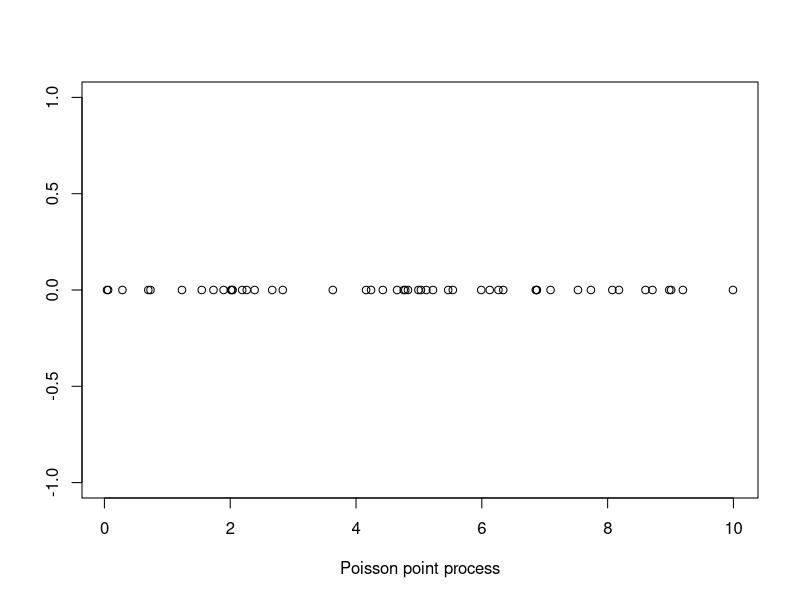
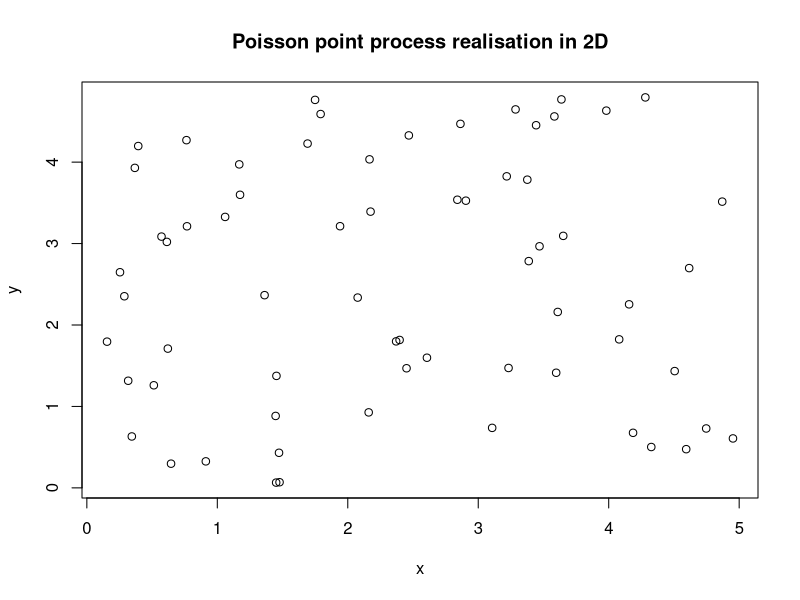
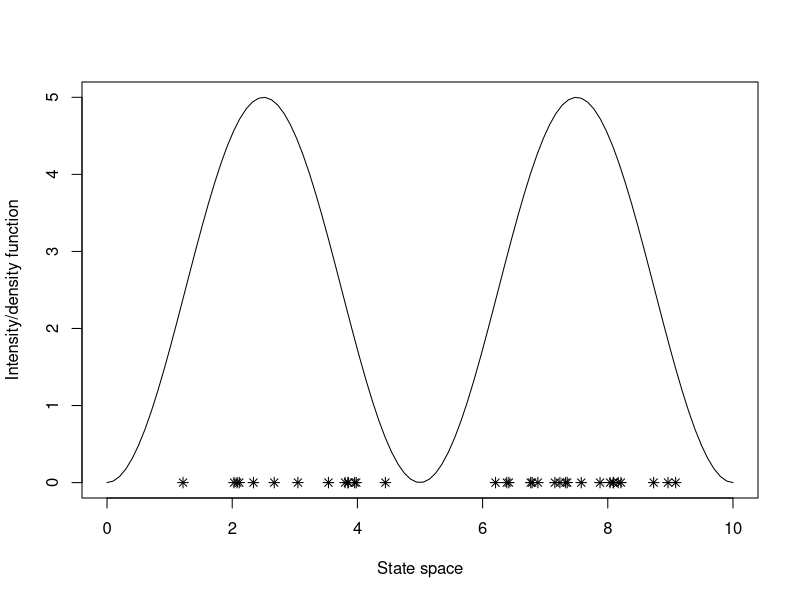
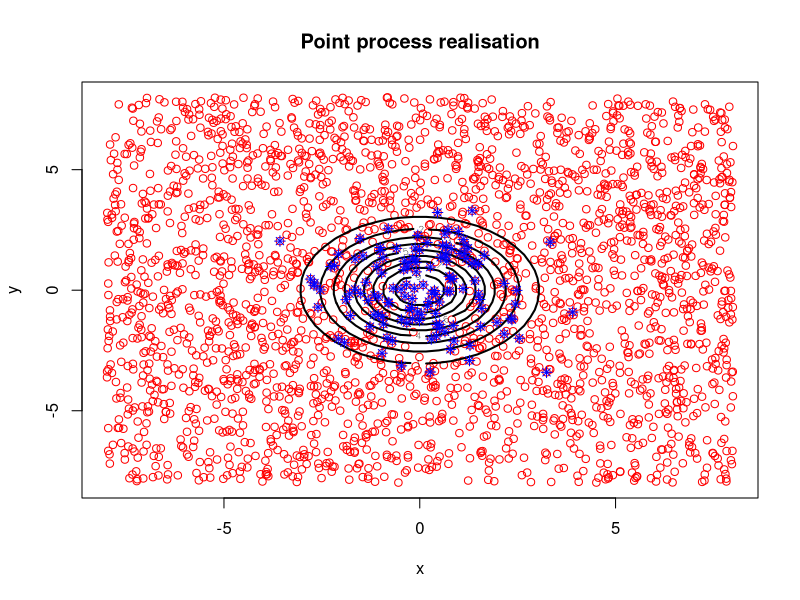

Recreate these plots in R, in order.
######### Homogeneous Poisson Point process simulation

## 1-D Simulation (Ex: specific events in time)

T_tot = 10
lambda = 5
N = rpois(1, lambda*T_tot) # Random number of points

point_pattern = runif(N, min = 0, max = T_tot)

plot(point_pattern, rep(0, N), ylab = "", xlab = "Poisson point process")


## 2-D Simulation (Ex: trees in a forest)

x_max = 5 
y_max = 3
lambda = 5
N = rpois(1, lambda*x_max*y_max) # Random number of points

point_pattern_x = runif(N, min = 0, max = x_max)
point_pattern_y = runif(N, min = 0, max = x_max)

plot(point_pattern_x, point_pattern_y, ylab = "y", xlab = "x", main = "Poisson point process realisation in 2D")

######### Non-homogeneous Poisson Point process simulation

## 1-D Simulation (Ex: Clients arrival in a restaurant at lunch time)

intensity = function(t, T = T_tot, lam = 1){
  return(lam * sin(2*pi*t/T)^2)
}

# Homogeneous process
T_tot = 10
lambda = 5
N = rpois(1, lambda*T_tot) # Random number of points

point_pattern = runif(N, min = 0, max = T_tot)

#Thinning
final_point_pattern = c()
for (t in point_pattern){
  if (runif(1) < intensity(t, T_tot, lam = lambda)/lambda){
    final_point_pattern = c(final_point_pattern, t)
  }
}
x = seq(0, 10, length.out = 100)
plot(x, intensity(x, T_tot, lam = 5), type = 'l', ylab = "Intensity/density function", xlab = "State space")
points(final_point_pattern, rep(0, length(final_point_pattern)), pch = 8)
 

## 2-D Simulation (Ex: impact of darts on a target during a game)

intensity = function(x, y, d_tot = 1, A = 5){
  r = sqrt(x^2 + y^2)
  return(A*exp(-(r^2)/d_tot^2))
}

# Homogeneous process
x_max = 8
y_max = 8
lambda = 10 
N = rpois(1, lambda*x_max*y_max*4) # Random number of points

point_pattern_x = runif(N, min = -x_max, max = x_max)
point_pattern_y = runif(N, min = -y_max, max = x_max)

#Thinning
final_point_pattern_x = c()
final_point_pattern_y = c()

for (i in 1:N){
  if (runif(1) < intensity(point_pattern_x[i], point_pattern_y[i], d_tot = 2, A = lambda)/lambda){
    final_point_pattern_x = c(final_point_pattern_x, point_pattern_x[i])
    final_point_pattern_y = c(final_point_pattern_y, point_pattern_y[i])
  }
}

x = seq(-x_max, x_max, length.out = 50)
y = seq(-y_max, y_max, length.out = 50)

z = outer(x, y, function(x,y) intensity(x, y, d_tot = 2, A = lambda)) # Contour plot of the intensity function


plot(point_pattern_x, point_pattern_y, pch = 1, col ='red', xlab = "x", ylab = "y", main = "Point process realisation")
contour(x, y, z, xlim = c(-x_max, x_max), ylim = c(-y_max, y_max), add = T, lwd =  2)
points(final_point_pattern_x, final_point_pattern_y, pch = 8, col = "blue") 

